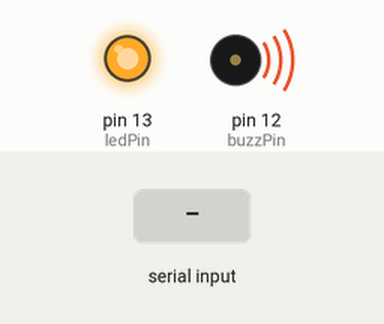
A sketch run on a simulated Arduino Uno, built with avr-gcc and run on an emulated ATmega328P. On the bench: output pins drawn as LEDs (lit = HIGH), buzzer (waves = sounding, pin HIGH). The inputs (shaded band) are chosen by the test bench.

Above: at 1.2 s.
1.3 s: "0" received over Serial
At 1.9 s:
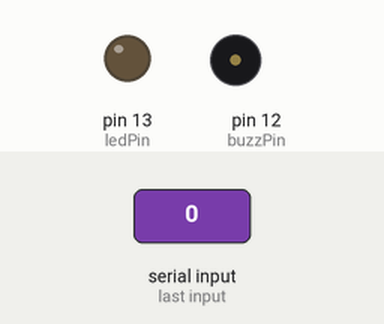
Timing chart, 0 to 4.3 s (numbered marks = the images above; inputs shaded):
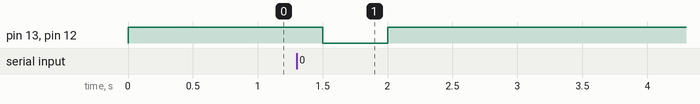

The sketch:

beacon_v1.3.ino
```cpp
//PIN for trigger
int ledPin = 13;
int buzzPin = 12;
//for incoming byte data
byte Bdata;

void setup() {
  // put your setup code here, to run once:
  pinMode(ledPin, OUTPUT);
  pinMode(buzzPin, OUTPUT);
  //Begin serial on baudrate 9600
  //Refer to system for the assigned COM port number
  Serial.begin(9600);
}

void loop() {
  // put your main code here, to run repeatedly:
  //Check serial availability
  if (Serial.available() > 0) {
    //Read initial incoming data in Byte
    Bdata = Serial.read();
    if (Bdata == 48){
      digitalWrite(ledPin, 0);
      digitalWrite(buzzPin, 0);
    }else if (Bdata == 49){
      digitalWrite(ledPin, 1);
      digitalWrite(buzzPin, 1);
    }
  }else{
    digitalWrite(ledPin, 1);
    digitalWrite(buzzPin, 1);
  }
  delay(500);
}
```

Measured:
- after the input at 1.3 s, pin 13 (ledPin), pin 12 (buzzPin): HIGH → LOW after 0.20 s, → HIGH 0.50 s later
